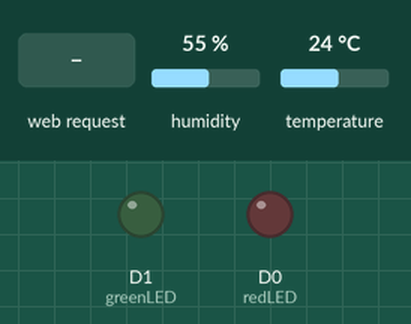
Simulated run of this sketch. Board: ESP8266 (NodeMCU). Shown: output pins drawn as LEDs (lit = HIGH). Inputs (shaded band) come from the test bench; at power-on: humidity 55 %, temperature 24 °C. WiFi joins after 1.5 s; servers stay silent unless stated; what the sketch prints to the serial monitor is not drawn.

Above: at 2.7 s.
2.8 s: HTTP request GET /update received
At 3.2 s:
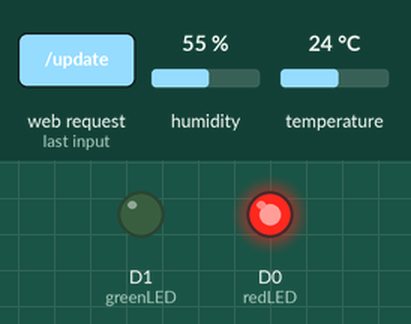
Timing chart, 0 to 5.8 s (numbered marks = the images above; inputs shaded):
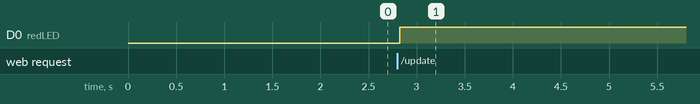

Measured:
- after the input at 2.8 s, D0 (redLED): LOW → HIGH at once

The sketch:

projekt.ino
```cpp
#include <ESP8266WiFi.h>
#include <DHT.h>

// DHT setup
#define DHTPIN D2
#define DHTTYPE DHT11
DHT dht(DHTPIN, DHTTYPE);

// LED setup
const int redLED = D0;
const int greenLED = D1;

// Wi-Fi credentials
const char* ssid = "";
const char* password = "";

// Web server setup
WiFiServer server(80);
String header; // HTTP request header

// Temperature limits
float tempMin = 20.0; // Default minimum temperature
float tempMax = 22.0; // Default maximum temperature

void setup() {
  Serial.begin(115200);

  // DHT sensor setup
  dht.begin();

  // LED setup
  pinMode(redLED, OUTPUT);
  pinMode(greenLED, OUTPUT);
  digitalWrite(redLED, LOW);
  digitalWrite(greenLED, LOW);

  // Wi-Fi setup
  Serial.print("Connecting to Wi-Fi");
  WiFi.begin(ssid, password);
  while (WiFi.status() != WL_CONNECTED) {
    delay(500);
    Serial.print(".");
  }
  Serial.println("\nConnected!");
  Serial.println("IP address: " + WiFi.localIP().toString());
  server.begin();
}

void loop() {
  WiFiClient client = server.available();

  if (client) {
    Serial.println("New Client.");
    String currentLine = ""; // To store incoming HTTP request
    while (client.connected()) {
      if (client.available()) {
        char c = client.read();
        Serial.write(c);
        header += c;

        if (c == '\n') {
          // End of HTTP header, send response
          if (currentLine.length() == 0) {
            // Process temperature update request
            if (header.indexOf("GET /update") >= 0) {
              int tempMinIndex = header.indexOf("tempMin=");
              int tempMaxIndex = header.indexOf("tempMax=");

              if (tempMinIndex != -1 && tempMaxIndex != -1) {
                String tempMinValue = header.substring(tempMinIndex + 8, header.indexOf('&', tempMinIndex));
                String tempMaxValue = header.substring(tempMaxIndex + 8, header.indexOf(' ', tempMaxIndex));

                tempMin = tempMinValue.toFloat();
                tempMax = tempMaxValue.toFloat();

                Serial.println("Updated temperature limits:");
                Serial.println("tempMin: " + String(tempMin));
                Serial.println("tempMax: " + String(tempMax));
              }
            }

            // Read temperature and humidity
            float temperature = dht.readTemperature();
            float humidity = dht.readHumidity();
            if (isnan(temperature) || isnan(humidity)) {
                Serial.println("Failed to read from DHT sensor!");
                return;
            }

            // Control LEDs based on temperature
            if (temperature >= tempMin && temperature <= tempMax) {
              digitalWrite(greenLED, HIGH);
              digitalWrite(redLED, LOW);
            } else {
              digitalWrite(redLED, HIGH);
              digitalWrite(greenLED, LOW);
            }

            // Generate HTTP response
            client.println("HTTP/1.1 200 OK");
            client.println("Content-type:text/html; charset=utf-8");
            client.println("Connection: close");
            client.println();

            // HTML response
            client.println("<!DOCTYPE html><html>");
            client.println("<head><meta name=\"viewport\" content=\"width=device-width, initial-scale=1\">");
            client.println("<style>body { text-align: center; font-family: Arial; }</style></head>");
            client.println("<body><h1>ESP8266 Sensor Monitor</h1>");
            client.println("<p>Hőmérséklet: " + String(temperature) + " °C</p>");
            client.println("<p>Páratartalom: " + String(humidity) + " %</p>");
            client.println("<p>Zöld LED: " + String(temperature >= tempMin && temperature <= tempMax ? "ON" : "OFF") + "</p>");
            client.println("<p>Piros LED: " + String(temperature < tempMin || temperature > tempMax ? "ON" : "OFF") + "</p>");
            client.println("<form action=\"/update\" method=\"get\">");
            client.println("<label for=\"tempMin\">Minimum hőmérséklet:</label>");
            client.println("<input type=\"number\" id=\"tempMin\" name=\"tempMin\" step=\"0.1\" value=\"" + String(tempMin) + "\"><br>");
            client.println("<label for=\"tempMax\">Maximum hőmérséklet:</label>");
            client.println("<input type=\"number\" id=\"tempMax\" name=\"tempMax\" step=\"0.1\" value=\"" + String(tempMax) + "\"><br>");
            client.println("<input type=\"submit\" value=\"Mentés\">");
            client.println("</form>");
            client.println("</body></html>");

            break;
          } else {
            currentLine = "";
          }
        } else if (c != '\r') {
          currentLine += c;
        }
      }
    }
    header = ""; // Clear the header variable
    client.stop();
    Serial.println("Client disconnected.");
  }
}
```
